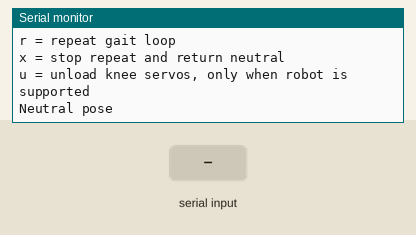
Recording of a sketch running on a simulated Arduino Uno, built with avr-gcc and run on an emulated ATmega328P. Parts: the last lines printed to the serial monitor. Inputs (shaded band) come from the test bench.

Above: at 4.4 s.
4.5 s: "w" received over Serial
At 6.3 s:
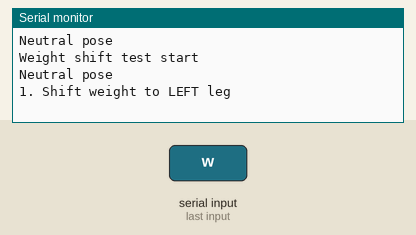
7.0 s: "g" received over Serial
At 12.1 s:
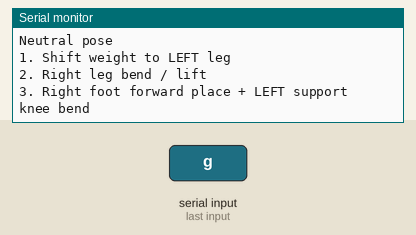
15.6 s: "r" received over Serial
At 22.8 s:
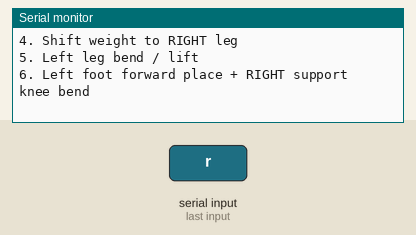

The sketch:

Wobbi_gait_v1.ino
```cpp
#include <SoftwareSerial.h>

// D10 = RX unused
// D11 = TX -> RX pins on both servo controllers
SoftwareSerial busSerial(10, 11);

// ==========================
// Servo IDs
// ==========================
const byte L_ANKLE_PITCH = 1;
const byte L_KNEE        = 2;
const byte L_HIP_PITCH   = 3;
const byte L_HIP_YAW     = 4;

const byte R_HIP_YAW     = 5;
const byte R_HIP_PITCH   = 6;
const byte R_KNEE        = 7;
const byte R_ANKLE_PITCH = 8;

// ==========================
// Neutral pose
// ID4 has been adjusted to 520
// index 0 unused
// ==========================
int neutral[9] = {
  0,
  540, // ID1 L_Ankle_Pitch
  470, // ID2 L_Knee / L_Ankle
  550, // ID3 L_Hip_Pitch
  520, // ID4 L_Hip_Yaw
  540, // ID5 R_Hip_Yaw
  500, // ID6 R_Hip_Pitch
  550, // ID7 R_Knee / R_Ankle
  550  // ID8 R_Ankle_Pitch
};

// ==========================
// Direction mapping from your table
//
// ID1-4: 480 = +, 520 = -
// physical + = servo value decreases
//
// ID5-8: 480 = -, 520 = +
// physical + = servo value increases
// ==========================
int dirSign[9] = {
  0,
  -1, // ID1
  -1, // ID2
  -1, // ID3
  -1, // ID4
   1, // ID5
   1, // ID6
   1, // ID7
   1  // ID8
};

// ==========================
// Safety range
// Large-amplitude tuning version; do not run at the mechanical limit immediately
// If jamming, overheating, or structural collision occurs, revert to 260-740 first
// ==========================
const int SERVO_MIN = 180;
const int SERVO_MAX = 820;

// ==========================
// Gait tuning parameters
// Left and right parameters are separated to make asymmetry easier to correct
// ==========================

// Weight-shift amplitude
int SHIFT_TO_LEFT  = 50;
int SHIFT_TO_RIGHT = 55;

// Forward swing amplitude of the non-support leg
int LEFT_HIP_FORWARD  = 200;
int RIGHT_HIP_FORWARD = 200;

// Bend amplitude of the non-support leg
// If the knee servos overheat, reduce this to 35 or 25 first
int LEFT_KNEE_LIFT  = 55;
int RIGHT_KNEE_LIFT = 55;

// Toe-up amplitude of the non-support leg
int LEFT_TOE_UP  = 100;
int RIGHT_TOE_UP = 100;

// Small knee bend retained during foot placement
int LEFT_KNEE_PLACE  = 20;
int RIGHT_KNEE_PLACE = 20;

// Slight bend of the support leg while bearing weight
int LEFT_SUPPORT_KNEE_BEND  = 25;
int RIGHT_SUPPORT_KNEE_BEND = 25;

// Ankle compensation for the support leg
int LEFT_SUPPORT_ANKLE_COMP  = 15;
int RIGHT_SUPPORT_ANKLE_COMP = 15;

// Motion timing: slowed down because the feet are heavy
int MOVE_TIME_SHIFT = 2400;
int MOVE_TIME_LIFT  = 2500;
int MOVE_TIME_PLACE = 2600;
int MOVE_TIME_FAST  = 1600;

bool repeatGait = false;

// ==========================
// Basic helper functions
// ==========================
int clampValue(int value, int minValue, int maxValue) {
  if (value < minValue) return minValue;
  if (value > maxValue) return maxValue;
  return value;
}

void writeLowHigh(uint16_t value) {
  busSerial.write(value & 0xFF);
  busSerial.write((value >> 8) & 0xFF);
}

void copyNeutral(int pose[]) {
  for (byte id = 1; id <= 8; id++) {
    pose[id] = neutral[id];
  }
}

// physicalOffset:
// + means physical + direction in your table
// - means physical - direction in your table
void addPhysicalOffset(int pose[], byte servoID, int physicalOffset) {
  pose[servoID] = pose[servoID] + dirSign[servoID] * physicalOffset;
}

void sendPose(const int pose[], uint16_t moveTime, uint16_t holdTime) {
  byte count = 8;

  busSerial.write(0x55);
  busSerial.write(0x55);

  busSerial.write(count * 3 + 5);
  busSerial.write(0x03);  // CMD_SERVO_MOVE
  busSerial.write(count);

  writeLowHigh(moveTime);

  for (byte id = 1; id <= 8; id++) {
    int pos = clampValue(pose[id], SERVO_MIN, SERVO_MAX);
    busSerial.write(id);
    writeLowHigh(pos);
  }

  delay(holdTime);
}

// ==========================
// Basic poses
// ==========================
void neutralPose() {
  int pose[9];
  copyNeutral(pose);

  Serial.println("Neutral pose");
  sendPose(pose, 1500, 1000);
}

// Shift weight to the left leg
void shiftToLeftSupport() {
  int pose[9];
  copyNeutral(pose);

  addPhysicalOffset(pose, L_HIP_YAW, +SHIFT_TO_LEFT);
  addPhysicalOffset(pose, R_HIP_YAW, +SHIFT_TO_LEFT);

  Serial.println("1. Shift weight to LEFT leg");
  sendPose(pose, MOVE_TIME_SHIFT, 900);
}

// Shift weight to the right leg
void shiftToRightSupport() {
  int pose[9];
  copyNeutral(pose);

  addPhysicalOffset(pose, L_HIP_YAW, -SHIFT_TO_RIGHT);
  addPhysicalOffset(pose, R_HIP_YAW, -SHIFT_TO_RIGHT);

  Serial.println("4. Shift weight to RIGHT leg");
  sendPose(pose, MOVE_TIME_SHIFT, 900);
}

// ==========================
// Right leg cycle
// Left leg supports the body; right leg acts as the non-support leg
// ==========================

// Bend / lift the right leg
void rightLegLift() {
  int pose[9];
  copyNeutral(pose);

  // Keep the weight on the left leg
  addPhysicalOffset(pose, L_HIP_YAW, +SHIFT_TO_LEFT);
  addPhysicalOffset(pose, R_HIP_YAW, +SHIFT_TO_LEFT);

  // Swing the right leg forward
  addPhysicalOffset(pose, R_HIP_PITCH, RIGHT_HIP_FORWARD);

  // Bend the right knee
  addPhysicalOffset(pose, R_KNEE, RIGHT_KNEE_LIFT);

  // Lift the right toe
  addPhysicalOffset(pose, R_ANKLE_PITCH, RIGHT_TOE_UP);

  Serial.println("2. Right leg bend / lift");
  sendPose(pose, MOVE_TIME_LIFT, 900);
}

// Place the right leg forward while bending the left support leg
void rightLegPlaceWithLeftSupportBend() {
  int pose[9];
  copyNeutral(pose);

  // Keep the weight on the left leg until the right foot is placed securely
  addPhysicalOffset(pose, L_HIP_YAW, +SHIFT_TO_LEFT);
  addPhysicalOffset(pose, R_HIP_YAW, +SHIFT_TO_LEFT);

  // Keep the right leg in the forward position
  addPhysicalOffset(pose, R_HIP_PITCH, RIGHT_HIP_FORWARD);

  // Reduce the right knee from a large bend to a small bend to simulate foot placement
  addPhysicalOffset(pose, R_KNEE, RIGHT_KNEE_PLACE);

  // Bring the right ankle closer to flat while keeping a slight toe-up angle
  addPhysicalOffset(pose, R_ANKLE_PITCH, RIGHT_TOE_UP / 3);

  // Slightly bend the left leg as the support leg
  addPhysicalOffset(pose, L_KNEE, LEFT_SUPPORT_KNEE_BEND);

  // Add a small compensation to the left ankle
  addPhysicalOffset(pose, L_ANKLE_PITCH, LEFT_SUPPORT_ANKLE_COMP);

  Serial.println("3. Right foot forward place + LEFT support knee bend");
  sendPose(pose, MOVE_TIME_PLACE, 1000);
}

// ==========================
// Left leg cycle
// Right leg supports the body; left leg acts as the non-support leg
// ==========================

// Bend / lift the left leg
void leftLegLift() {
  int pose[9];
  copyNeutral(pose);

  // Keep the weight on the right leg
  addPhysicalOffset(pose, L_HIP_YAW, -SHIFT_TO_RIGHT);
  addPhysicalOffset(pose, R_HIP_YAW, -SHIFT_TO_RIGHT);

  // Swing the left leg forward
  addPhysicalOffset(pose, L_HIP_PITCH, LEFT_HIP_FORWARD);

  // Bend the left knee
  addPhysicalOffset(pose, L_KNEE, LEFT_KNEE_LIFT);

  // Lift the left toe
  addPhysicalOffset(pose, L_ANKLE_PITCH, LEFT_TOE_UP);

  Serial.println("5. Left leg bend / lift");
  sendPose(pose, MOVE_TIME_LIFT, 900);
}

// Place the left leg forward while bending the right support leg
void leftLegPlaceWithRightSupportBend() {
  int pose[9];
  copyNeutral(pose);

  // Keep the weight on the right leg until the left foot is placed securely
  addPhysicalOffset(pose, L_HIP_YAW, -SHIFT_TO_RIGHT);
  addPhysicalOffset(pose, R_HIP_YAW, -SHIFT_TO_RIGHT);

  // Keep the left leg in the forward position
  addPhysicalOffset(pose, L_HIP_PITCH, LEFT_HIP_FORWARD);

  // Reduce the left knee from a large bend to a small bend to simulate foot placement
  addPhysicalOffset(pose, L_KNEE, LEFT_KNEE_PLACE);

  // Bring the left ankle closer to flat
  addPhysicalOffset(pose, L_ANKLE_PITCH, LEFT_TOE_UP / 3);

  // Slightly bend the right leg as the support leg
  addPhysicalOffset(pose, R_KNEE, RIGHT_SUPPORT_KNEE_BEND);

  // Add compensation to the right ankle
  addPhysicalOffset(pose, R_ANKLE_PITCH, RIGHT_SUPPORT_ANKLE_COMP);

  Serial.println("6. Left foot forward place + RIGHT support knee bend");
  sendPose(pose, MOVE_TIME_PLACE, 1000);
}

// After the left leg is placed, shift the weight back to the left leg for the next cycle
void transferBackToLeftAfterLeftPlace() {
  int pose[9];
  copyNeutral(pose);

  // Shift the weight back to the left leg to prepare for the next right-leg lift
  addPhysicalOffset(pose, L_HIP_YAW, +SHIFT_TO_LEFT);
  addPhysicalOffset(pose, R_HIP_YAW, +SHIFT_TO_LEFT);

  // Keep a slight support bend after the left leg has just been placed
  addPhysicalOffset(pose, L_KNEE, LEFT_SUPPORT_KNEE_BEND / 2);
  addPhysicalOffset(pose, L_ANKLE_PITCH, LEFT_SUPPORT_ANKLE_COMP / 2);

  Serial.println("7. Transfer weight back to LEFT leg, ready for next cycle");
  sendPose(pose, MOVE_TIME_SHIFT, 900);
}

// ==========================
// Test sequences
// ==========================
void weightShiftTest() {
  Serial.println("Weight shift test start");

  neutralPose();
  shiftToLeftSupport();
  shiftToRightSupport();
  shiftToLeftSupport();

  Serial.println("Weight shift test end");
}

// One complete cycle: starts from left support and returns to left support
void gaitCycleFromLeftSupport() {
  rightLegLift();
  rightLegPlaceWithLeftSupportBend();

  shiftToRightSupport();

  leftLegLift();
  leftLegPlaceWithRightSupportBend();

  transferBackToLeftAfterLeftPlace();
}

// Single-cycle test: start from neutral, shift to the left leg, then run one cycle
void improvedGaitOnce() {
  Serial.println("Improved continuous gait cycle start");

  neutralPose();
  shiftToLeftSupport();
  gaitCycleFromLeftSupport();

  Serial.println("Improved continuous gait cycle end");
}

// ==========================
// Optional: unload knee servos
// The robot must be supported before unloading the servos
// ==========================
void unloadKneeServos() {
  busSerial.write(0x55);
  busSerial.write(0x55);

  busSerial.write(0x05); // count + 3 = 2 + 3
  busSerial.write(0x14); // CMD_MULT_SERVO_UNLOAD
  busSerial.write(0x02); // servo count

  busSerial.write(L_KNEE);
  busSerial.write(R_KNEE);

  Serial.println("Knee servos unloaded. Robot must be supported.");
}

// ==========================
// Command handling
// ==========================
void handleCommand(char cmd) {
  if (cmd == 'n') {
    repeatGait = false;
    neutralPose();
  }

  if (cmd == 'w') {
    repeatGait = false;
    weightShiftTest();
  }

  if (cmd == 'g') {
    repeatGait = false;
    improvedGaitOnce();
  }

  if (cmd == 'r') {
    Serial.println("Repeat continuous gait started. Send x to stop.");

    // Before continuous looping, perform the initial weight shift only once
    neutralPose();
    shiftToLeftSupport();

    repeatGait = true;
  }

  if (cmd == 'x') {
    Serial.println("Repeat gait stopped.");
    repeatGait = false;
    neutralPose();
  }

  if (cmd == 'u') {
    repeatGait = false;
    unloadKneeServos();
  }
}

void readSerialCommand() {
  if (Serial.available() > 0) {
    char cmd = Serial.read();

    while (Serial.available() > 0) {
      Serial.read();
    }

    handleCommand(cmd);
  }
}

// ==========================
// Arduino setup / loop
// ==========================
void setup() {
  Serial.begin(9600);
  busSerial.begin(9600);

  delay(2000);

  Serial.println("Wobbi continuous gait controller ready.");
  Serial.println("Commands:");
  Serial.println("n = neutral pose");
  Serial.println("w = weight shift test");
  Serial.println("g = one complete gait cycle");
  Serial.println("r = repeat gait loop");
  Serial.println("x = stop repeat and return neutral");
  Serial.println("u = unload knee servos, only when robot is supported");

  neutralPose();
}

void loop() {
  readSerialCommand();

  if (repeatGait) {
    gaitCycleFromLeftSupport();
    readSerialCommand();
  }
}
```

Measured:
- after the input at 4.5 s, the serial monitor: prints a new line at once (image 1)
- after the input at 7.0 s, the serial monitor: prints a new line after 1.4 s (image 2)
- after the input at 15.6 s, the serial monitor: prints a new line after 0.54 s (image 3)
